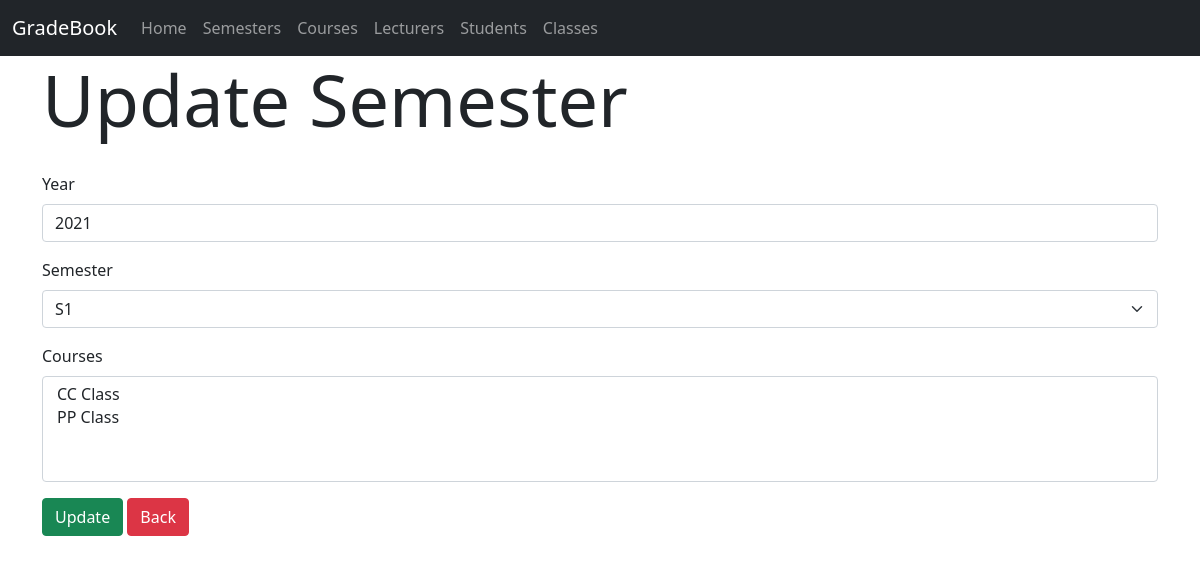
Before: /semesters/update/4 with the older database file.
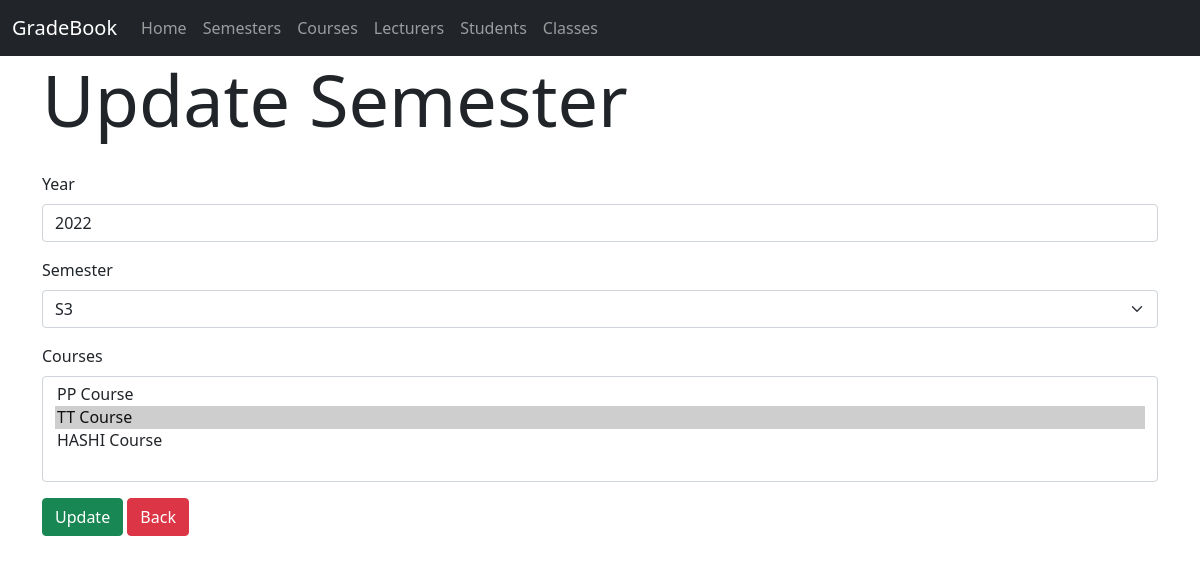
After: the same page with the newer database file.
### gradebook/models.py (models this page shows, shortened)
class Semester(models.Model):
    SEMESTERS = [
        ('S1', 'S1'),
        ('S2', 'S2'),
        ('S3', 'S3'),
        ('S4', 'S4')
    ]
    year = models.PositiveIntegerField(validators=[MaxValueValidator(2200)], null=False, blank=False)
    semester = models.CharField(choices=SEMESTERS, max_length=2, default='S1')
    courses = models.ManyToManyField(Course, blank=True, null=True)

### gradebook/views.py (the view)
# urls.py: path('semesters/update/<int:pk>', UpdateSemesterView.as_view(), name='update_semester'),
class UpdateSemesterView(UpdateView):
    model = Semester
    form_class = SemesterForm
    template_name = 'semester/update_semester.html'

### gradebook/forms.py
class SemesterForm(forms.ModelForm):
    class Meta:
        model = Semester
        fields = ('year', 'semester', 'courses')
        widgets = {
            'year': forms.NumberInput(attrs={'class': 'form-control', 'min': '2000', 'max': '2200'}),
            'semester': forms.Select(attrs={'class': 'form-select'}),
            'courses': forms.SelectMultiple(attrs={'class': 'form-select'}),
        }

### gradebook/models.py (called while the page is built)
    def __str__(self):
        return self.name

### gradebook/templates/semester/update_semester.html (shortened to what this page needs)
{% extends "base.html" %}
{% block content %}
    <form method="post">
        <h1 class="display-2" style="margin-bottom: 30px">Update Semester</h1>
        <div class="mb-3">
            <label for="year" class="form-label">Year</label>
            {{ form.year }}
        </div>
        <div class="mb-3">
            <label for="semester" class="form-label">Semester</label>
            {{ form.semester }}
        </div>
        <div class="mb-3">
            <label for="courses" class="form-label">Courses</label>
            {{ form.courses }}
        </div>
        <button class="btn btn-success" type="submit">Update</button>
        <a class="btn btn-danger" href="{% url 'list_semesters' %}">Back</a>
    </form>
{% endblock %}

Changed rows visible on the page:
changed Semester: year "2021" → "2022"; semester "S1" → "S3"
Other visible differences:
form field courses: "CC Class / PP Class" → "PP Course / TT Course ☑ / HASHI Course"
